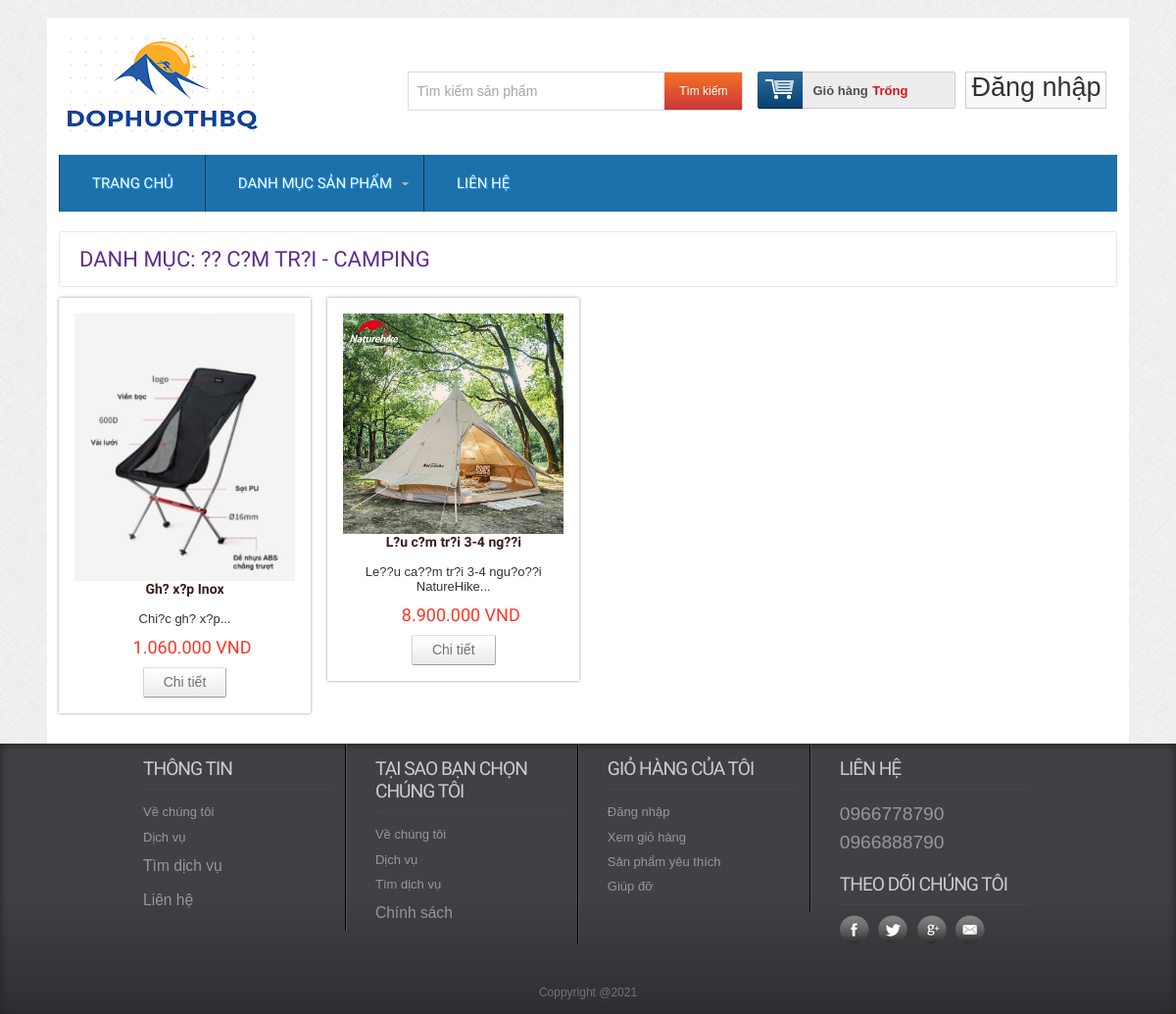
The page /productbycat.php?catid=19 on the database its author committed.
### tables this page shows
CREATE TABLE `tbl_product` (
  `productId` int(11) NOT NULL,
  `productName` tinytext NOT NULL,
  `product_code` varchar(200) NOT NULL,
  `productQuantity` varchar(50) NOT NULL,
  `product_soldout` varchar(50) NOT NULL DEFAULT '0',
  `product_remain` varchar(50) NOT NULL,
  `catId` int(11) NOT NULL,
  `brandId` int(11) NOT NULL,
  `product_desc` text NOT NULL,
  `type` int(11) NOT NULL,
  `price` varchar(255) NOT NULL,
  `image` varchar(255) NOT NULL
);

CREATE TABLE `tbl_category` (
  `catId` int(11) NOT NULL,
  `catName` varchar(255) NOT NULL
);

### classes/category.php (called while the page is built, shortened)
<?php
	$filepath = realpath(dirname(__FILE__));
	include_once ($filepath.'/../lib/database.php');
	include_once ($filepath.'/../helpers/format.php');
?>
<?php
	class category
	{
		private $db;
		public function __construct()
		{
			$this->db = new Database();
		}
		public function get_product_by_cat($id)
		{
			$query = "SELECT * FROM tbl_product where catId = '$id' order by catId desc LIMIT 8";
			$result = $this->db->select($query);
			return $result;
		}
		public function get_name_by_cat($id)
		{
			$query = "SELECT tbl_product.*,tbl_category.catName,tbl_category.catId
					  FROM tbl_product,tbl_category
					  WHERE tbl_product.catId = tbl_category.catId
					  AND tbl_product.catId ='$id' LIMIT 1 ";
			$result = $this->db->select($query);
			return $result;
		}
	}
 ?>

### lib/database.php (called while the page is built, shortened)
<?php
Class Database extends PDO{
   public $host   = DB_HOST;
   public $user   = DB_USER;
   public $pass   = DB_PASS;
   public $dbname = DB_NAME;
   public $link;
private function connectDB(){
   $this->link = new mysqli($this->host, $this->user, $this->pass,
    $this->dbname);
 }
public function select($query){
  $result = $this->link->query($query) or
   die($this->link->error.__LINE__);
  if($result->num_rows > 0){
    return $result;
  } else {
    return false;
  }
 }
}

### helpers/format.php (called while the page is built, shortened)
<?php
class Format{
 public function textShorten($text, $limit = 400){
    $text = $text. " ";
    $text = substr($text, 0, $limit);
    $text = substr($text, 0, strrpos($text, ' '));
    $text = $text."...";
    return $text;
 }
 public function format_currency($n=0){
        $n=(string)$n;
        $n=strrev($n);
        $res='';
        for($i=0;$i<strlen($n);$i++){
            if($i%3==0 && $i!=0){
                $res.='.';
            }
            $res.=$n[$i];
        }
        $res=strrev($res);
        return $res;
    }
}
?>

### productbycat.php (the view, shortened to what this page needs)
<?php
	include 'inc/header.php';
 ?>
<?php
    if(!isset($_GET['catid']) || $_GET['catid'] == NULL){
        echo "<script> window.location = '404.php' </script>";
    }else {
        $id = $_GET['catid'];
    }
  ?>
 <div class="main">
    <div class="content">
    	<div class="content_top">
    		<?php
	      	$name_cat = $cat->get_name_by_cat($id);
	      	if ($name_cat) {
	      		while ($result_name = $name_cat->fetch_assoc()) {
	      	 ?>
    		<div class="heading">
    		<h3>Danh mục: <?php echo $result_name['catName'] ; ?></h3>
    		</div>
    		<?php
				}
	      	}
			?>
    	</div>
	      <div class="section group">
	      	<?php
	      	$productbycat = $cat->get_product_by_cat($id);
	      	if ($productbycat) {
	      		while ($result = $productbycat->fetch_assoc()) {
	      	 ?>
				<div class="grid_1_of_4 images_1_of_4">
					 <a href="preview-3.php"><img src="admin/uploads/<?php echo $result['image'] ?>" alt="" /></a>
					 <h2><?php echo $result['productName'] ?></h2>
					 <p><?php echo $fm->textShorten($result['product_desc'],50) ?></p>
					 <p><span class="price"><?php echo $fm->format_currency($result['price'])." "."VND" ?></span></p>
				     <div class="button"><span><a href="details.php?proid=<?php echo $result['productId']; ?>" class="details">Chi tiết</a></span></div>
				</div>
				<?php
				}
	      	}else {
	      		echo "Danh mục này hiện chưa có sản phẩm !";
	      	}
				 ?>
			</div>
    </div>
 </div>
<?php
	include 'inc/footer.php';
 ?>

### css/style.css (style rules this page uses)
html,body,div,span,applet,object,iframe,h1,h2,h3,h4,h5,h6,p,blockquote,pre,a,abbr,acronym,address,big,cite,code,del,dfn,em,img,ins,kbd,q,s,samp,small,strike,strong,sub,sup,tt,var,b,u,i,dl,dt,dd,ol,nav ul,nav li,fieldset,form,label,legend,table,caption,tbody,tfoot,thead,tr,th,td,article,aside,canvas,details,embed,figure,figcaption,footer,header,hgroup,menu,nav,output,ruby,section,summary,time,mark,audio,video { margin:0;padding:0;border:0;font-size:100%;font:inherit;vertical-align:baseline; }
a { text-decoration:none; }
img { max-width:100%; }
body { font-family:Arial, Helvetica, sans-serif; background:url(../images/body_bg3.jpg); }
.section { clear: both; padding: 0px; margin: 0px; }
.group:before, .group:after { content:""; display:table; }
.group:after { clear:both; }
.group { zoom:1; }
.content { padding:20px 0; background:#FFF; }
.content h2 { font-size:40px; color:#333; font-family: 'Monda', sans-serif; }
.content_top { padding:15px 20px; border:1px solid #EBE8E8; border-radius:3px; }
.heading { float:left; margin-right:10%; }
.heading h3 { font-family: 'Monda', sans-serif; font-size:22px; color:#602D8D; text-transform:uppercase; }
.grid_1_of_4 { display: block; float:left; margin: 1% 0 1% 1.6%; box-shadow: 0px 0px 3px rgb(150, 150, 150); }
.grid_1_of_4:first-child { margin-left: 0; }
.images_1_of_4 { width: 20.8%; padding:1.5%; text-align:center; position:relative; }
.images_1_of_4 img { max-width:100%; }
.images_1_of_4 h2 { color: rgb(58, 27, 27); font-family: 'Monda', sans-serif; font-size: 14px; font-weight: 600; }
.images_1_of_4 p { font-size:0.8125em; padding:0.4em 0; color: #333; }
.images_1_of_4 p span.price { font-size: 18px; font-family: 'Monda', sans-serif; color: #ff3425; font-weight: 400; margin-left: 15px; }
.images_1_of_4 .button { float: left; line-height: 1.9em; margin-top: 0.3em; width: 100%; }
.images_1_of_4 .button a { padding:7px 20px; font-size:0.8em; }
.images_1_of_4 .button a { font-family: "Trebuchet MS",Arial,Helvetica,sans-serif; font-size: 14px; line-height: 15px; text-transform: none; color: #737370; text-decoration: none!important; background: url(../images/button-bg.png) repeat-x 0 0 #E8E8E8; display: inline-block; border-left: 1px solid #D4D4D4!important; border-right: 1px solid #ADADAD!important; border-top: 1px solid #E0E0E0!important; border-bottom: 1px solid #9C9C9C!important; cursor: pointer!important; margin: 0 2px; border-radius: 2px; -moz-border-radius: 2px; -webkit-border-radius: 2px; -webkit-transition: all 0.5s ease; -moz-transition: all 0.5s ease; -o-transition: all 0.5s ease; transition: all 0.5s ease; }

### rows shown on the page
tbl_product: catId.catName "?? C?M TR?I - CAMPING", image (picture), productName "Gh? x?p Inox", product_desc "Chi?c gh? x?p...", price "1.060.000"
tbl_product: image (picture), productName "L?u c?m tr?i 3-4 ng??i", product_desc "Le??u ca??m tr?i 3-4 ngu?o??i NatureHike...", price "8.900.000"
